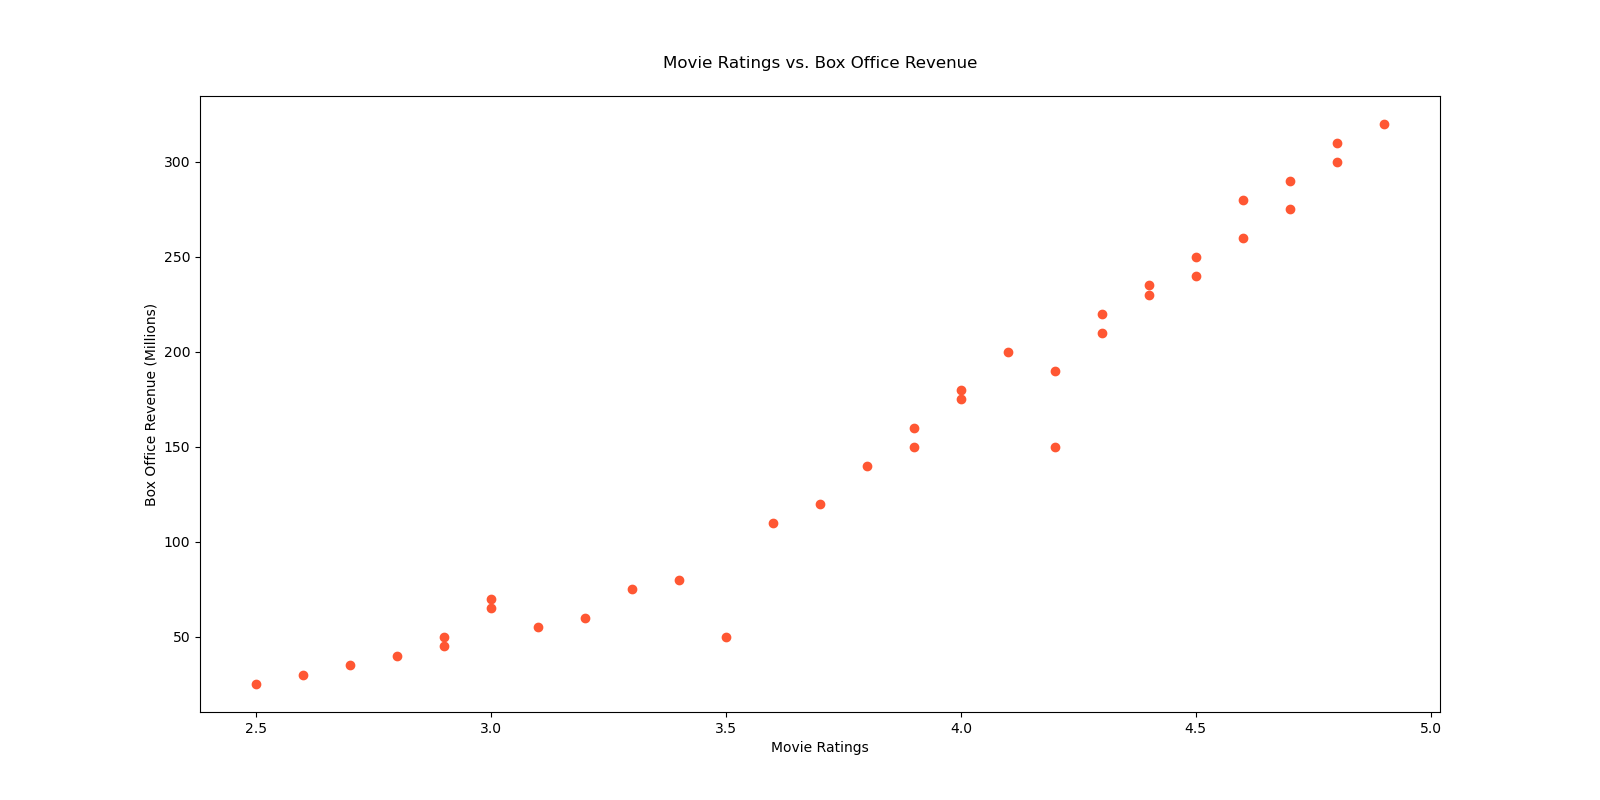

Reproduce this figure in Python.

import matplotlib.pyplot as plt

# Data points for movie ratings vs box office revenue
movies = ["A", "B", "C", "D", "E", "F", "G", "H", "I", "J", "K", "L", "M", "N", "O", "P", "Q", "R", "S", "T", "U", "V", "W", "X", "Y", "Z", "AA", "BB", "CC", "DD", "EE", "FF", "GG", "HH", "II", "JJ"]
ratings = [3.5, 4.2, 3.0, 4.8, 2.9, 4.1, 3.7, 4.5, 3.2, 4.0, 3.4, 4.7, 2.8, 4.3, 3.9, 4.6, 3.1, 4.4, 3.6, 4.9, 2.7, 4.0, 3.8, 4.2, 2.6, 4.5, 3.3, 4.6, 2.5, 4.3, 3.9, 4.7, 3.0, 4.8, 2.9, 4.4]
box_office_revenue = [50, 150, 70, 300, 45, 200, 120, 250, 60, 180, 80, 275, 40, 210, 160, 260, 55, 230, 110, 320, 35, 175, 140, 190, 30, 240, 75, 280, 25, 220, 150, 290, 65, 310, 50, 235]

# Creating the scatter plot
plt.figure(figsize=(16, 8))  # Modify width and height of the chart
plt.scatter(ratings, box_office_revenue, color='#FF5733')  # Change to an RGB color code

# Adding chart labels and title
plt.title('Movie Ratings vs. Box Office Revenue', pad=20)
plt.xlabel('Movie Ratings')
plt.ylabel('Box Office Revenue (Millions)')

# Show the figure
plt.show()
